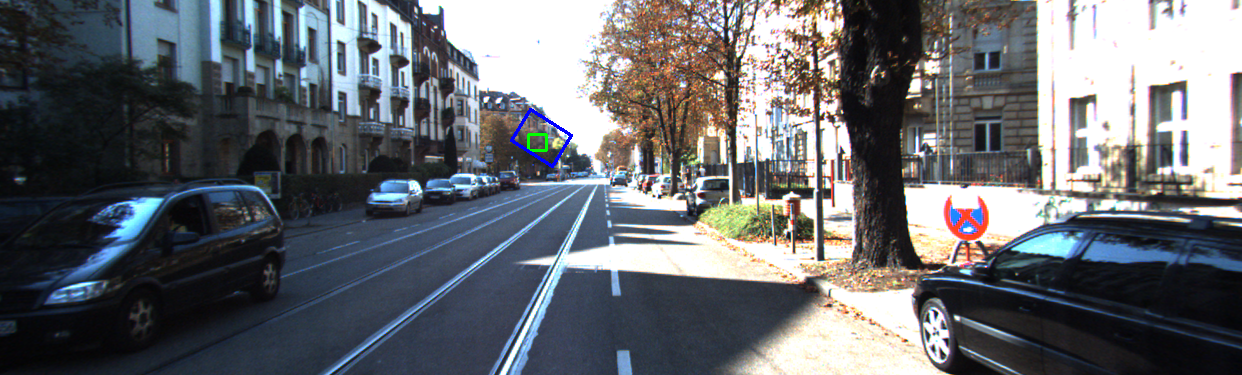
#> input picture RegionBasedFlow/NW.png, 1242 x 375 px
$ python -i Facades.py   (imports and definitions only)   (older library calls are emulated)
#> lines starting #> are read from the running program, lines starting #| are printed output that depends on the picture; after the words box and inside, x2 and y2 are one past the last pixel; in counts of white or black regions, pixels touching at a corner belong together
#> further down, picture is the input picture: shape (375, 1242, 3); mean B, G, R 110.1, 105.3, 102.3
import cv2 as cv
import numpy as np
from Misc import *

# [4 lines left out: function testImages, not called in this run]

def testVideo():
    path = 'D:\CVis\\driver.mp4'
    return cv.VideoCapture(path)

# [77 lines left out: functions imageWork, videoWork, PreWork, TestWork, not called in this run]


def contourize(img):
    gray = cv.cvtColor(img, cv.COLOR_BGR2GRAY)
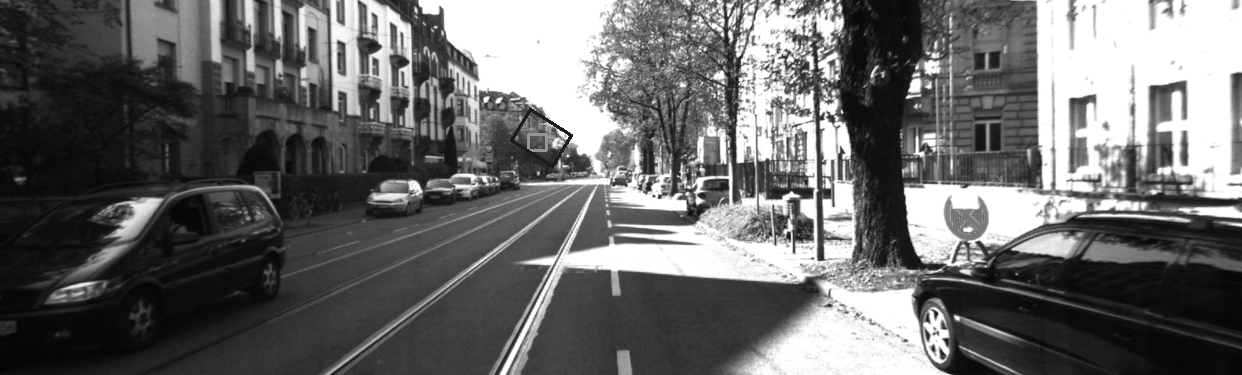
#> gray: shape (375, 1242); min 3, max 255, mean 104.9
    ret, thresh = cv.threshold(gray, 127, 255, 0)
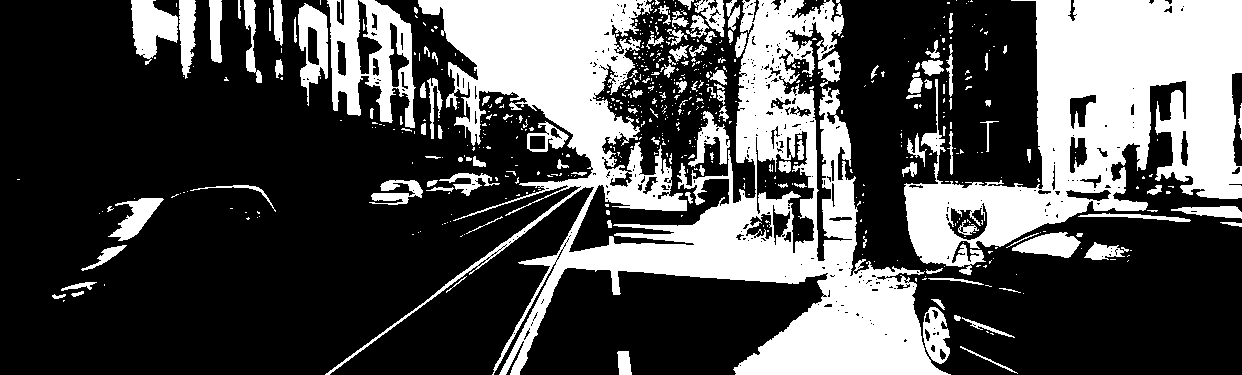
#> thresh: shape (375, 1242); 31.4% white; 617 white regions (492 under 20 px), largest, box (x1, y1, x2, y2) and area: (325, 0, 951, 375) 72296, (904, 0, 1242, 275) 43984, (327, 0, 416, 128) 5980
    im2, contours, hierarchy = cv.findContours(np.int32(thresh), cv.RETR_FLOODFILL, cv.CHAIN_APPROX_SIMPLE)
#> im2: shape (375, 1242) int32; 31.4% white; 617 white regions (492 under 20 px)
#> contours = 2071 contours, 1696 with area under 20; largest, box (x1, y1, x2, y2) and area: (324, -1, 952, 376) 80461, (325, 0, 951, 375) 74196, (903, -1, 1243, 268) 47766, (904, 0, 1242, 275) 45366, (326, -1, 417, 129) 7404
#> (the run stopped early here; a loop or call above may not have finished)
